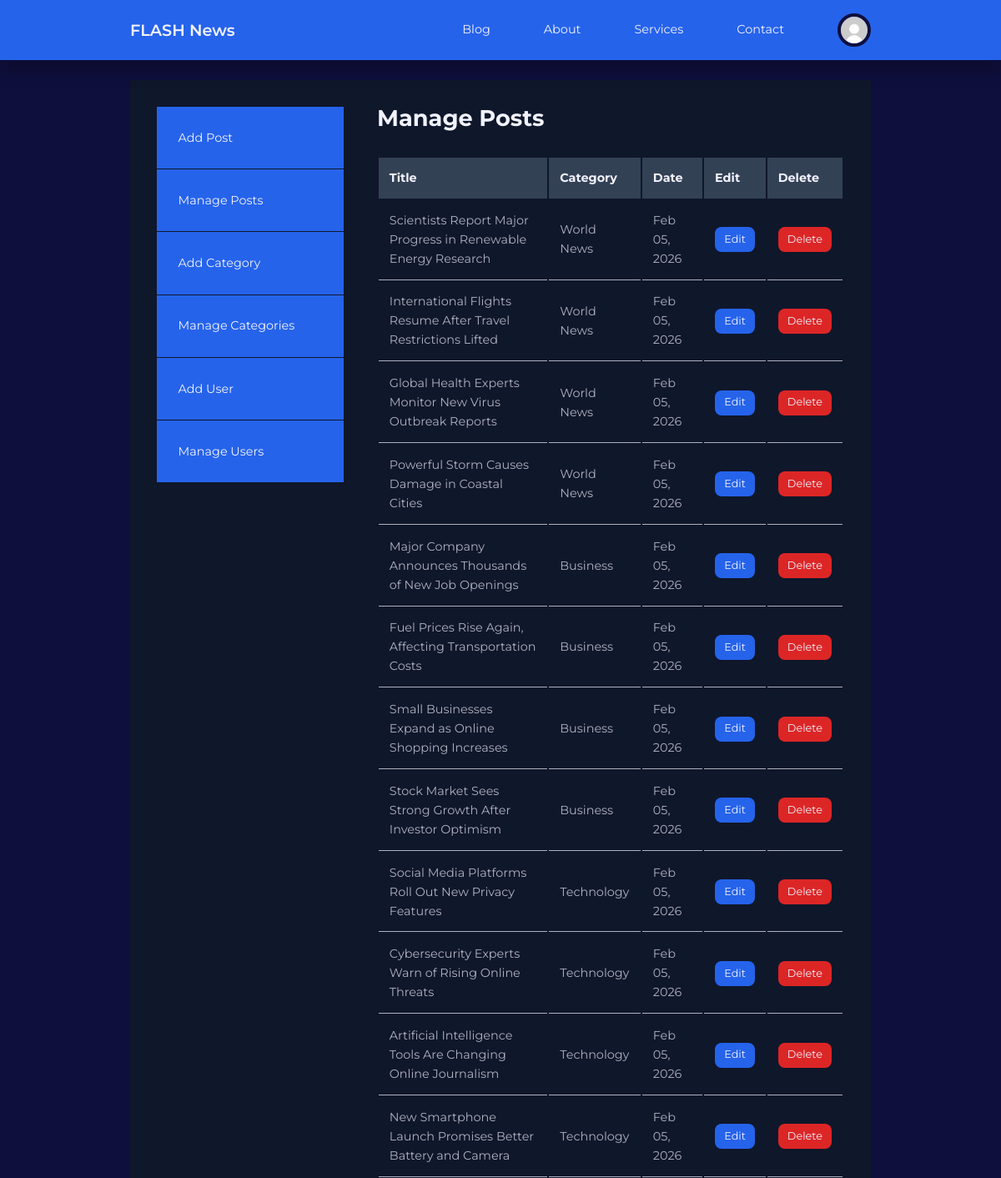
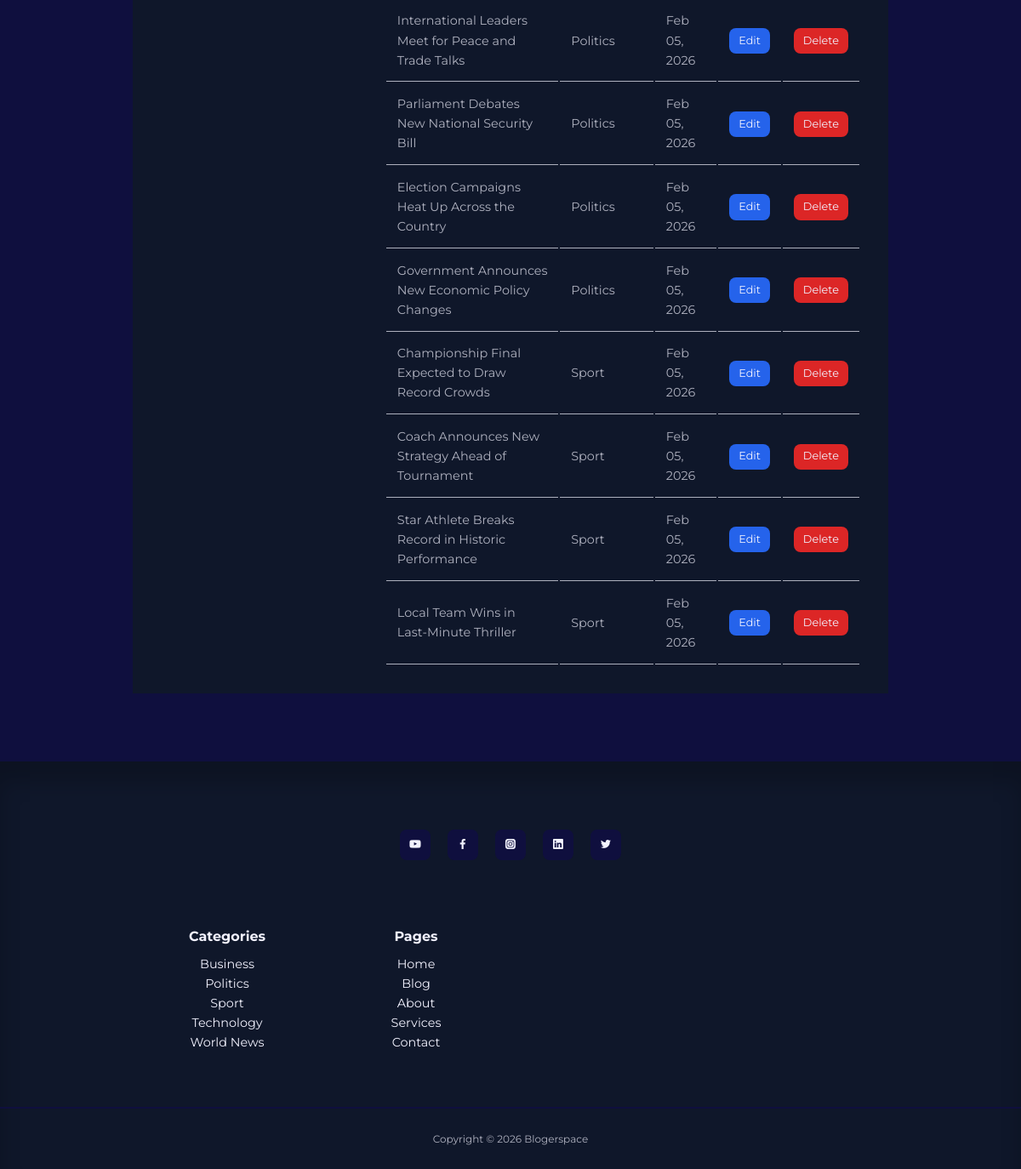
/admin/dashboard.php (signed in), run on the app's committed database (2 pictures, top to bottom).
### tables this page shows
CREATE TABLE `posts` (
  `id` int(11) NOT NULL,
  `user_id` int(11) NOT NULL,
  `category_id` int(11) NOT NULL,
  `title` varchar(200) NOT NULL,
  `slug` varchar(240) NOT NULL,
  `excerpt` text DEFAULT NULL,
  `content` mediumtext NOT NULL,
  `featured_image` varchar(255) DEFAULT NULL,
  `status` enum('draft','published') NOT NULL DEFAULT 'published',
  `created_at` timestamp NOT NULL DEFAULT current_timestamp(),
  `updated_at` timestamp NOT NULL DEFAULT current_timestamp() ON UPDATE current_timestamp()
);

CREATE TABLE `categories` (
  `id` int(11) NOT NULL,
  `name` varchar(80) NOT NULL,
  `slug` varchar(120) NOT NULL,
  `created_at` timestamp NOT NULL DEFAULT current_timestamp()
);

### includes/auth.php (called while the page is built, shortened)
<?php
function is_admin(): bool {
  return !empty($_SESSION['user']) && ($_SESSION['user']['role'] ?? '') === 'admin';
}

### includes/functions.php (called while the page is built, shortened)
<?php
function e(string $s): string {
  return htmlspecialchars($s, ENT_QUOTES, 'UTF-8');
}

### admin/dashboard.php (the view, shortened to what this page needs)
<?php
require __DIR__ . "/../includes/db.php";
require __DIR__ . "/../includes/functions.php";
require __DIR__ . "/../includes/auth.php";
require __DIR__ . "/../includes/header.php";
$user_id = $_SESSION['user']['id'];
$stmt = $pdo->prepare("
    SELECT p.id, p.title, p.created_at, c.name AS category
    FROM posts p
    JOIN categories c ON c.id = p.category_id
    WHERE p.user_id = ?
    ORDER BY p.created_at DESC
");
$stmt->execute([$user_id]);
$posts = $stmt->fetchAll();
?>
<section class="dashboard">
    <div class="container dashboard__container">
        <aside>
            <ul>
                <li><a href="add-post.php">Add Post</a></li>
                <li><a href="dashboard.php">Manage Posts</a></li>
                <li><a href="add-category.php">Add Category</a></li>
                <li><a href="manage-categories.php">Manage Categories</a></li>
                <?php if (is_admin()): ?>
                    <li><a href="add-user.php">Add User</a></li>
                    <li><a href="manage-users.php">Manage Users</a></li>
                <?php endif; ?>
            </ul>
        </aside>
        <main>
            <h2>Manage Posts</h2>
            <table>
                <thead>
                    <tr>
                        <th>Title</th>
                        <th>Category</th>
                        <th>Date</th>
                        <th>Edit</th>
                        <th>Delete</th>
                    </tr>
                </thead>
                <tbody>
                    <?php foreach ($posts as $post): ?>
                        <tr>
                            <td><?= e($post['title']) ?></td>
                            <td><?= e($post['category']) ?></td>
                            <td><?= date("M d, Y", strtotime($post['created_at'])) ?></td>
                            <td><a href="edit-post.php?id=<?= $post['id'] ?>" class="btn sm">Edit</a></td>
                            <td><a href="delete-post.php?id=<?= $post['id'] ?>" class="btn sm danger">Delete</a></td>
                        </tr>
                    <?php endforeach; ?>
                </tbody>
            </table>
        </main>
    </div>
</section>
<?php require __DIR__ . "/../includes/footer.php"; ?>

### includes/footer.php
<?php
require_once __DIR__ . "/db.php";
$stmt = $pdo->query("SELECT name, slug FROM categories ORDER BY name ASC");
$footer_categories = $stmt->fetchAll();
$footer_pages = [
    ["label" => "Home",     "href" => "/blog/index.php"],
    ["label" => "Blog",     "href" => "/blog/blog.php"],
    ["label" => "About",    "href" => "/blog/about.php"],
    ["label" => "Services", "href" => "/blog/services.php"],
    ["label" => "Contact",  "href" => "/blog/contact.php"],
];
?>
<footer>
    <div class="footer__socials">
        <a href="https://youtube.com/" target="_blank"><i class="uil uil-youtube"></i></a>
        <a href="https://facebook.com/" target="_blank"><i class="uil uil-facebook-f"></i></a>
        <a href="https://instagram.com/" target="_blank"><i class="uil uil-instagram-alt"></i></a>
        <a href="https://linkedin.com/" target="_blank"><i class="uil uil-linkedin"></i></a>
        <a href="https://twitter.com/" target="_blank"><i class="uil uil-twitter"></i></a>
    </div>
    <div class="container footer__container">
        <article>
            <h4>Categories</h4>
            <ul>
                <?php if (!empty($footer_categories)): ?>
                    <?php foreach ($footer_categories as $cat): ?>
                        <li>
                            <a href="/blog/category-posts.php?slug=<?= e($cat['slug']) ?>">
                                <?= e($cat['name']) ?>
                            </a>
                        </li>
                    <?php endforeach; ?>
                <?php else: ?>
                    <li><a href="/blog/blog.php">No categories yet</a></li>
                <?php endif; ?>
            </ul>
        </article>
        <article>
            <h4>Pages</h4>
            <ul>
                <?php foreach ($footer_pages as $p): ?>
                    <li><a href="<?= e($p['href']) ?>"><?= e($p['label']) ?></a></li>
                <?php endforeach; ?>
            </ul>
        </article>
    </div>
    <div class="footer__copyright">
        <small>Copyright &copy; <?= date("Y") ?> Blogerspace</small>
    </div>
</footer>

### style.css (style rules this page uses)
:root { --color-primary: #2563eb; --color-primary-light: hsl(221, 83%, 53%, 15%); --color-primary-variant: #1e40af; --color-red: #dc2626; --color-red-light: hsl(0, 84%, 60%, 15%); --color-green: #16a34a; --color-green-light: hsl(142, 71%, 45%, 15%); --color-gray-900: #0f172a; --color-gray-700: #334155; --color-gray-300: rgba(242, 242, 254, 0.3); --color-gray-200: rgba(242, 242, 254, 0.7); --color-white: #f2f2fe; --color-bg: #0f0f3e; --tranistion: all 300ms ease; --container-width-lg: 74%; --container-width-md: 88%; --form-width: 40%; --card-border-radius-1: 0.3rem; --card-border-radius-2: 0.5rem; --card-border-radius-3: 0.8rem; --card-border-radius-4: 2rem; --card-border-radius-5: 5rem; }
* { margin: 0; padding: 0; outline: 0; border: 0; appearance: 0; list-style: none; text-decoration: none; box-sizing: border-box; }
body { font-family: "Montserrat", sans-serif; line-height: 1.6; color: var(--color-gray-200); overflow-x: hidden; background: var(--color-bg); font-size: 0.9rem; }
.container { width: var(--container-width-lg); max-width: 1800px; margin-inline: auto; }
section { margin-top: 7rem; width: 100%; }
h1, h2, h3, h4, h5 { color: var(--color-white); line-height: 1.3; }
h2 { font-size: 1.7rem; margin: 1rem 0; }
h4 { font-size: 1rem; }
a { color: var(--color-white); transition: var(--tranistion); }
footer { background: var(--color-gray-900); padding: 5rem 0 0; box-shadow: inset 0 1.5rem 1.5rem rgba(0, 0, 0, 0.2); }
.footer__socials { margin-inline: auto; width: fit-content; display: flex; justify-content: space-between; align-items: center; gap: 1.2rem; margin-bottom: 5rem; }
.footer__socials a { background: var(--color-bg); border-radius: var(--card-border-radius-2); width: 2.3rem; height: 2.3rem; display: flex; align-items: center; justify-content: center; }
.footer__container { display: grid; grid-template-columns: repeat(4, 1fr); text-align: center; justify-items: center; align-items: start; }
footer h4 { color: var(--color-white); margin-bottom: 0.6rem; }
footer ul li { text-align: center; }
footer ul { padding: 0; }
.footer__copyright { text-align: center; padding: 1.5rem 0; margin-top: 4rem; border-top: 2px solid var(--color-bg); }
.btn { display: inline-block; width: fit-content; padding: 0.6rem 1.2rem; background: var(--color-primary); border-radius: var(--card-border-radius-2); cursor: pointer; transition: var(--tranistion); color: var(--color-white); }
.btn.sm { padding: 0.3rem 0.7rem; font-size: 0.8rem; }
.btn.danger { background: var(--color-red); }
.dashboard { margin-top: 6rem; }
.dashboard__container { display: grid; grid-template-columns: 14rem auto; gap: 1rem; background: var(--color-gray-900); padding: 2rem; margin-bottom: 5rem; }
.dashboard aside a { background: var(--color-primary); display: flex; gap: 1rem; align-items: center; padding: 1.6rem; }
.dashboard aside ul li:not(:last-child) a { border-bottom: 1px solid var(--color-gray-900); }
.dashboard main { margin-left: 1.5rem; }
.dashboard main h2 { margin: 0 0 2rem 0; line-height: 1; }
.dashboard main table { width: 100%; text-align: left; }
.dashboard main table th { background: var(--color-gray-700); padding: 0.8rem; color: var(--color-white); }
.dashboard main table td { padding: 0.8rem; border-bottom: 1px solid var(--color-gray-200); }
.dashboard main table td:nth-child(2) { text-align: left; }
.dashboard main table td:nth-child(3) { text-align: left; }
.dashboard main table td:nth-child(4) { text-align: left; }
.dashboard main table td:nth-child(5) { text-align: left; }

### data on the page
posts: title "Scientists Report Major Progress in Renewable Energy Research", category.name "World News", created_at "Feb 05, 2026"
posts: title "International Flights Resume After Travel Restrictions Lifted", category.name "World News", created_at "Feb 05, 2026"
posts: title "Global Health Experts Monitor New Virus Outbreak Reports", category.name "World News", created_at "Feb 05, 2026"
posts: title "Powerful Storm Causes Damage in Coastal Cities", category.name "World News", created_at "Feb 05, 2026"
posts: title "Major Company Announces Thousands of New Job Openings", category.name "Business", created_at "Feb 05, 2026"
posts: title "Fuel Prices Rise Again, Affecting Transportation Costs", category.name "Business", created_at "Feb 05, 2026"
posts: title "Small Businesses Expand as Online Shopping Increases", category.name "Business", created_at "Feb 05, 2026"
posts: title "Stock Market Sees Strong Growth After Investor Optimism", category.name "Business", created_at "Feb 05, 2026"
posts: title "Social Media Platforms Roll Out New Privacy Features", category.name "Technology", created_at "Feb 05, 2026"
posts: title "Cybersecurity Experts Warn of Rising Online Threats", category.name "Technology", created_at "Feb 05, 2026"
posts: title "Artificial Intelligence Tools Are Changing Online Journalism", category.name "Technology", created_at "Feb 05, 2026"
posts: title "New Smartphone Launch Promises Better Battery and Camera", category.name "Technology", created_at "Feb 05, 2026"
posts: title "International Leaders Meet for Peace and Trade Talks", category.name "Politics", created_at "Feb 05, 2026"
posts: title "Parliament Debates New National Security Bill", category.name "Politics", created_at "Feb 05, 2026"
posts: title "Election Campaigns Heat Up Across the Country", category.name "Politics", created_at "Feb 05, 2026"
posts: title "Government Announces New Economic Policy Changes", category.name "Politics", created_at "Feb 05, 2026"
posts: title "Championship Final Expected to Draw Record Crowds", category.name "Sport", created_at "Feb 05, 2026"
posts: title "Coach Announces New Strategy Ahead of Tournament", category.name "Sport", created_at "Feb 05, 2026"
posts: title "Star Athlete Breaks Record in Historic Performance", category.name "Sport", created_at "Feb 05, 2026"
posts: title "Local Team Wins in Last-Minute Thriller", category.name "Sport", created_at "Feb 05, 2026"
categories: name "Business"
categories: name "Politics"
categories: name "Sport"
categories: name "Technology"
categories: name "World News"

### other printed values
$p['label'] "Home"
$p['label'] "Blog"
$p['label'] "About"
$p['label'] "Services"
$p['label'] "Contact"
